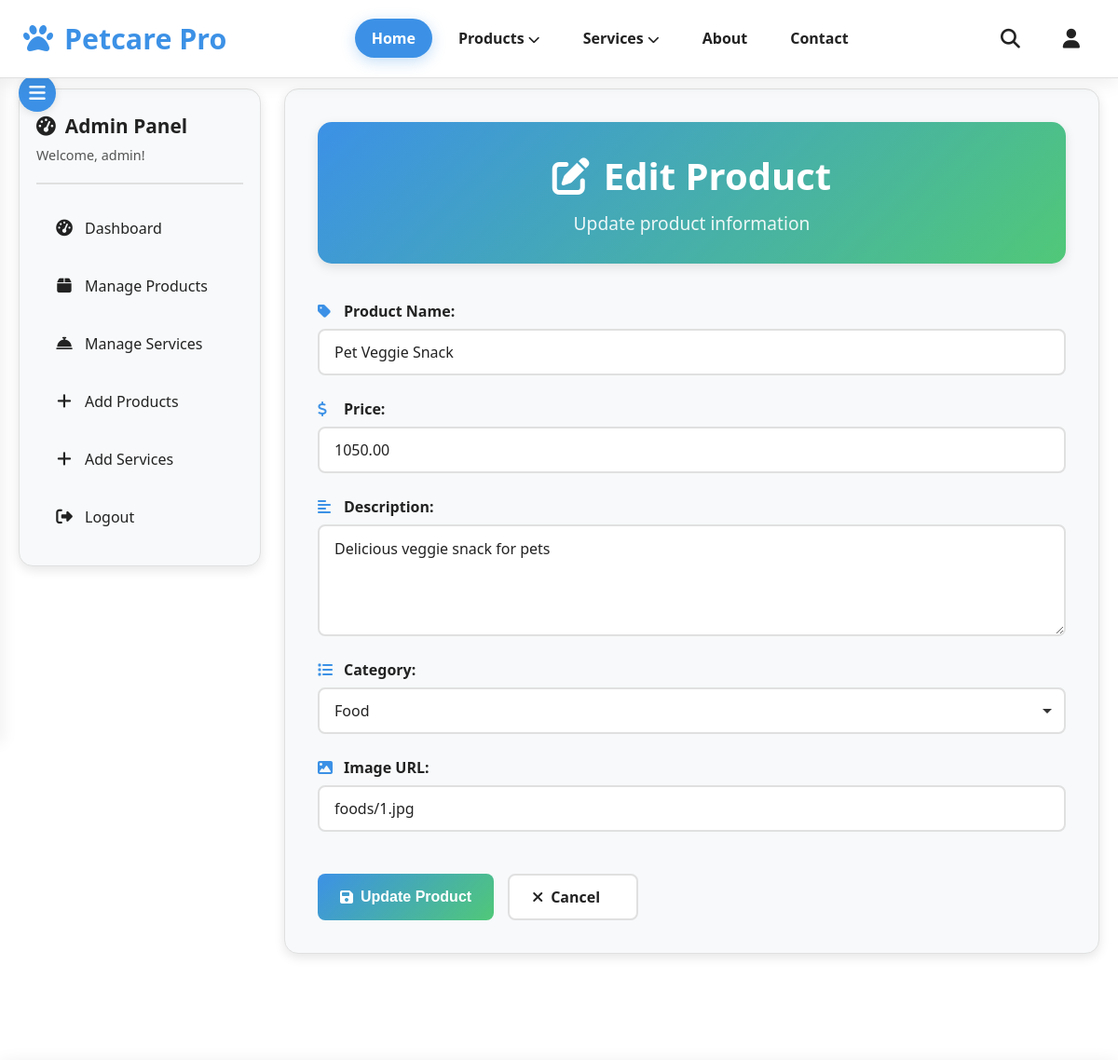
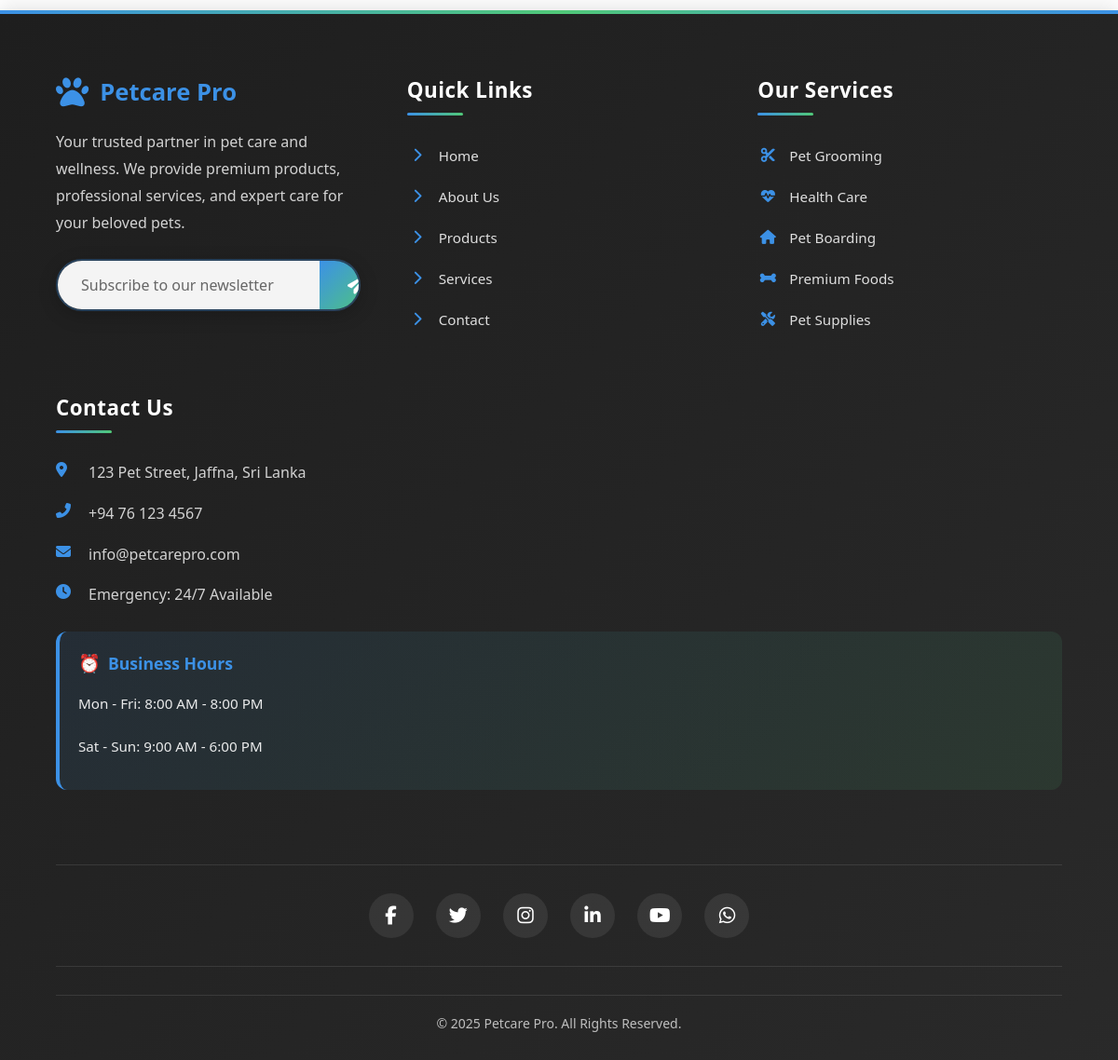
The page /admin/edit_products.php?id=1 (signed in) on the database its author committed (2 pictures, top to bottom).
### tables this page shows
CREATE TABLE IF NOT EXISTS products (
  id INT AUTO_INCREMENT PRIMARY KEY,
  name VARCHAR(255) NOT NULL,
  price DECIMAL(10, 2) NOT NULL,
  description TEXT,
  category ENUM('Food', 'Tools') NOT NULL,
  image_url VARCHAR(255),
  created_at TIMESTAMP DEFAULT CURRENT_TIMESTAMP
);

### admin/edit_products.php (the view, shortened to what this page needs)
<?php
include '../config/db_connect.php';
$product_id = intval($_GET['id']);
$stmt = $conn->prepare("SELECT * FROM products WHERE id = ?");
$stmt->bind_param("i", $product_id);
$stmt->execute();
$result = $stmt->get_result();
$product = $result->fetch_assoc();
?>
<!DOCTYPE html>
<html lang="en">
<head>
    <link rel="stylesheet" href="https://cdnjs.cloudflare.com/ajax/libs/font-awesome/6.5.1/css/all.min.css" />
    <link rel="stylesheet" href="../styles/header.css">
    <link rel="stylesheet" href="../styles/footer.css">
    <link rel="stylesheet" href="../styles/admin/common.css">
    <link rel="stylesheet" href="../styles/admin/forms.css">
</head>
<body>
    <?php include '../includes/header.php'; ?>
    <div class="admin-container">
        <div class="admin-layout">
            <aside class="admin-sidebar">
                <div class="sidebar-header">
                    <h3><i class="fas fa-tachometer-alt"></i> Admin Panel</h3>
                    <p>Welcome, <?php echo htmlspecialchars($_SESSION['username'] ?? 'Admin'); ?>!</p>
                </div>
                <nav class="sidebar-nav">
                    <a href="dashboard.php" class="sidebar-nav-item">
                        <i class="fas fa-tachometer-alt"></i> Dashboard
                    </a>
                    <a href="manage_products.php" class="sidebar-nav-item">
                        <i class="fas fa-box"></i> Manage Products
                    </a>
                    <a href="manage_services.php" class="sidebar-nav-item">
                        <i class="fas fa-concierge-bell"></i> Manage Services
                    </a>
                    <a href="add_products.php" class="sidebar-nav-item">
                        <i class="fas fa-plus"></i> Add Products
                    </a>
                    <a href="add_services.php" class="sidebar-nav-item">
                        <i class="fas fa-plus"></i> Add Services
                    </a>
                    <a href="../auth/logout.php" class="sidebar-nav-item">
                        <i class="fas fa-sign-out-alt"></i> Logout
                    </a>
                </nav>
            </aside>
            <main class="admin-content">
                <div class="admin-header">
                    <h1><i class="fas fa-edit"></i> Edit Product</h1>
                    <p>Update product information</p>
                </div>
                <div class="admin-main">
                    <form action="edit_products.php?id=<?= $product_id ?>" method="POST" class="admin-form">
                        <div class="form-group">
                            <label for="name"><i class="fas fa-tag"></i> Product Name:</label>
                            <input type="text" id="name" name="name" value="<?= htmlspecialchars($product['name']) ?>" required>
                        </div>
                        <div class="form-group">
                            <label for="price"><i class="fas fa-dollar-sign"></i> Price:</label>
                            <input type="number" id="price" name="price" step="0.01" value="<?= htmlspecialchars($product['price']) ?>" required>
                        </div>
                        <div class="form-group">
                            <label for="description"><i class="fas fa-align-left"></i> Description:</label>
                            <textarea id="description" name="description"><?= htmlspecialchars($product['description']) ?></textarea>
                        </div>
                        <div class="form-group">
                            <label for="category"><i class="fas fa-list"></i> Category:</label>
                            <select id="category" name="category" required>
                                <option value="Food" <?= $product['category'] === 'Food' ? 'selected' : '' ?>>Food</option>
                            </select>
                        </div>
                        <div class="form-group">
                            <label for="image_url"><i class="fas fa-image"></i> Image URL:</label>
                            <input type="text" id="image_url" name="image_url" value="<?= htmlspecialchars($product['image_url']) ?>" required>
                        </div>
                        <div class="form-actions">
                            <button type="submit" class="btn btn-primary">
                                <i class="fas fa-save"></i> Update Product
                            </button>
                            <a href="manage_products.php" class="btn btn-secondary">
                                <i class="fas fa-times"></i> Cancel
                            </a>
                        </div>
                    </form>
                </div>
            </main>
        </div>
    </div>
    <?php include '../includes/footer.php'; ?>
</body>
</html>

### styles/header.css (style rules this page uses)
:root { --background: #ffffff; --surface: #f7f9fa; --primary-text: #222222; --secondary-text: #555555; --primary-color: #3c91e6; --primary-hover: #2a6ebb; --success: #50c878; --warning: #ffa726; --error: #e53e3e; --white: #ffffff; --border-color: #e0e0e0; --shadow: rgba(0, 0, 0, 0.1); --light-shadow: rgba(0, 0, 0, 0.05); }
* { box-sizing: border-box; margin: 0; padding: 0; }
body { font-family: "Segoe UI", Tahoma, Geneva, Verdana, sans-serif; background-color: var(--background); color: var(--primary-text); min-height: 100vh; padding-top: 70px; }

### styles/footer.css (style rules this page uses)
:root { --background: #ffffff; --surface: #f7f9fa; --primary-text: #222222; --secondary-text: #555555; --primary-color: #3c91e6; --primary-hover: #2a6ebb; --success: #50c878; --warning: #ffa726; --error: #e53e3e; --white: #ffffff; --footer-bg: #1e1e1e; --footer-text: #e0e0e0; --border-color: #e0e0e0; }
* { box-sizing: border-box; margin: 0; padding: 0; }
body { font-family: "Segoe UI", Tahoma, Geneva, Verdana, sans-serif; }

### styles/admin/common.css (style rules this page uses)
:root { --background: #ffffff; --surface: #f7f9fa; --primary-text: #222222; --secondary-text: #555555; --primary-color: #3c91e6; --primary-hover: #2a6ebb; --success: #50c878; --warning: #ffa726; --error: #e53e3e; --white: #ffffff; --border-color: #e0e0e0; --card-shadow: 0 4px 12px rgba(0, 0, 0, 0.1); }
.admin-container { max-width: 1200px; margin: 0 auto; padding: 40px 20px; background-color: var(--background); color: var(--primary-text); min-height: 80vh; }
.admin-layout { display: grid; grid-template-columns: 280px 1fr; gap: 30px; min-height: 70vh; }
.admin-sidebar { background-color: var(--surface); border-radius: 15px; box-shadow: var(--card-shadow); border: 1px solid var(--border-color); padding: 30px 20px; height: fit-content; position: sticky; top: 20px; }
.admin-content { background-color: var(--surface); border-radius: 15px; box-shadow: var(--card-shadow); border: 1px solid var(--border-color); padding: 40px; min-height: 500px; }
.sidebar-nav { display: flex; flex-direction: column; gap: 8px; }
.sidebar-nav-item { display: block; padding: 14px 18px; color: var(--primary-text); text-decoration: none; border-radius: 10px; transition: all 0.3s ease; font-weight: 500; border: 2px solid transparent; display: flex; align-items: center; gap: 12px; }
.sidebar-nav-item i { width: 20px; text-align: center; font-size: 1.1rem; }
.sidebar-header { padding-bottom: 20px; margin-bottom: 20px; border-bottom: 2px solid var(--border-color); }
.sidebar-header h3 { font-size: 1.3rem; color: var(--primary-text); margin: 0 0 8px 0; display: flex; align-items: center; gap: 10px; }
.sidebar-header p { font-size: 0.9rem; color: var(--secondary-text); margin: 0; }
.admin-header { text-align: center; margin-bottom: 40px; padding: 30px; background: linear-gradient(135deg, var(--primary-color), var(--success)); border-radius: 15px; color: white; box-shadow: var(--card-shadow); }
.admin-header h1 { font-size: 2.5rem; margin-bottom: 10px; display: flex; align-items: center; justify-content: center; gap: 15px; }
.admin-header p { font-size: 1.2rem; opacity: 0.9; margin: 0; }
.btn { display: inline-flex; align-items: center; gap: 8px; padding: 12px 24px; border: none; border-radius: 8px; font-size: 1rem; font-weight: 600; text-decoration: none; cursor: pointer; transition: all 0.3s ease; text-align: center; }
.btn-primary { background: linear-gradient(135deg, var(--primary-color), var(--success)); color: white; }
.btn-secondary { background-color: var(--background); color: var(--primary-text); border: 2px solid var(--border-color); }
@media (max-width: 1200px) { .admin-container { padding: 25px 20px; } }
@media (max-width: 1200px) { .admin-layout { grid-template-columns: 260px 1fr; gap: 25px; } }
@media (max-width: 1200px) { .admin-sidebar { padding: 25px 18px; } }
@media (max-width: 1200px) { .admin-content { padding: 35px; } }

### rows shown on the page
products: name "Pet Veggie Snack", price "1050.00", description "Delicious veggie snack for pets", category "Food", image_url "foods/1.jpg"

### other values the page prints
$_SESSION['username'] "admin"
